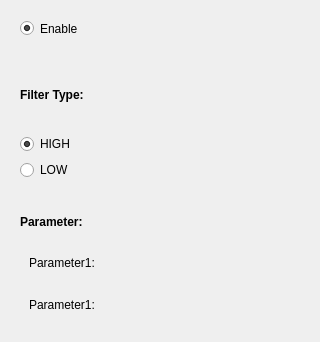
<?xml version="1.0" encoding="UTF-8"?>
<ui version="4.0">
 <class>FrequencyDomainComponentWidget</class>
 <widget class="QWidget" name="FrequencyDomainComponentWidget">
  <property name="geometry">
   <rect>
    <x>0</x>
    <y>0</y>
    <width>320</width>
    <height>342</height>
   </rect>
  </property>
  <property name="windowTitle">
   <string>Form</string>
  </property>
  <layout class="QVBoxLayout" name="verticalLayout_2">
   <item>
    <widget class="QWidget" name="enableWidget" native="true">
     <property name="maximumSize">
      <size>
       <width>16777215</width>
       <height>35</height>
      </size>
     </property>
     <layout class="QHBoxLayout" name="horizontalLayout_2">
      <item>
       <widget class="QRadioButton" name="enableButton">
        <property name="text">
         <string>Enable</string>
        </property>
        <property name="checked">
         <bool>true</bool>
        </property>
       </widget>
      </item>
     </layout>
    </widget>
   </item>
   <item>
    <widget class="QWidget" name="widget" native="true">
     <layout class="QVBoxLayout" name="verticalLayout">
      <item>
       <widget class="QLabel" name="label">
        <property name="font">
         <font>
          <bold>true</bold>
         </font>
        </property>
        <property name="text">
         <string>Filter Type:</string>
        </property>
       </widget>
      </item>
      <item>
       <widget class="QRadioButton" name="high">
        <property name="text">
         <string>HIGH</string>
        </property>
        <property name="checked">
         <bool>true</bool>
        </property>
       </widget>
      </item>
      <item>
       <widget class="QRadioButton" name="low">
        <property name="text">
         <string>LOW</string>
        </property>
       </widget>
      </item>
     </layout>
    </widget>
   </item>
   <item>
    <widget class="QWidget" name="widget_2" native="true">
     <layout class="QVBoxLayout" name="verticalLayout_3">
      <item>
       <widget class="QLabel" name="label_2">
        <property name="font">
         <font>
          <bold>true</bold>
         </font>
        </property>
        <property name="text">
         <string>Parameter:</string>
        </property>
       </widget>
      </item>
      <item>
       <widget class="QWidget" name="widget_4" native="true">
        <layout class="QHBoxLayout" name="horizontalLayout">
         <item>
          <widget class="QLabel" name="par1Label">
           <property name="maximumSize">
            <size>
             <width>80</width>
             <height>16777215</height>
            </size>
           </property>
           <property name="text">
            <string>Parameter1:</string>
           </property>
          </widget>
         </item>
         <item>
          <widget class="RadioScrollWidget" name="par1Val" native="true"/>
         </item>
        </layout>
       </widget>
      </item>
      <item>
       <widget class="QWidget" name="widget_3" native="true">
        <layout class="QHBoxLayout" name="horizontalLayout_3">
         <item>
          <widget class="QLabel" name="par2Label">
           <property name="maximumSize">
            <size>
             <width>80</width>
             <height>16777215</height>
            </size>
           </property>
           <property name="text">
            <string>Parameter1:</string>
           </property>
          </widget>
         </item>
         <item>
          <widget class="RadioScrollWidget" name="par2Val" native="true"/>
         </item>
        </layout>
       </widget>
      </item>
     </layout>
    </widget>
   </item>
  </layout>
 </widget>
 <customwidgets>
  <customwidget>
   <class>RadioScrollWidget</class>
   <extends>QWidget</extends>
   <header location="global">widgets.utils.RadioScrollWidget</header>
   <container>1</container>
  </customwidget>
 </customwidgets>
 <resources/>
 <connections/>
</ui>
